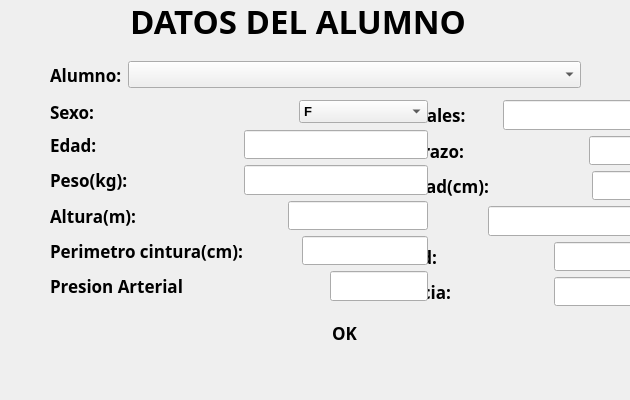
<?xml version="1.0" encoding="UTF-8"?>
<ui version="4.0">
 <class>MainWindow15</class>
 <widget class="QMainWindow" name="MainWindow15">
  <property name="geometry">
   <rect>
    <x>0</x>
    <y>0</y>
    <width>630</width>
    <height>400</height>
   </rect>
  </property>
  <property name="minimumSize">
   <size>
    <width>630</width>
    <height>400</height>
   </size>
  </property>
  <property name="maximumSize">
   <size>
    <width>630</width>
    <height>400</height>
   </size>
  </property>
  <property name="windowTitle">
   <string>Educación Física UO</string>
  </property>
  <property name="windowIcon">
   <iconset>
    <normaloff>:/icons/res/registro2.svg</normaloff>:/icons/res/registro2.svg</iconset>
  </property>
  <property name="styleSheet">
   <string notr="true">QPushButton 
{
	border-radius:5px;
	background-color: &quot;white&quot;;
}

QPushButton:hover { background-color: rgb(200,200,200)}

#centralwidget
{
border-image: url(:/images/fondo.jpg);
}</string>
  </property>
  <widget class="QWidget" name="centralwidget">
   <widget class="QWidget" name="verticalLayoutWidget_3">
    <property name="geometry">
     <rect>
      <x>350</x>
      <y>100</y>
      <width>341</width>
      <height>206</height>
     </rect>
    </property>
    <property name="font">
     <font>
      <family>Ubuntu Condensed</family>
      <pointsize>13</pointsize>
      <weight>75</weight>
      <bold>true</bold>
     </font>
    </property>
    <layout class="QVBoxLayout" name="verticalLayout_4">
     <item>
      <layout class="QHBoxLayout" name="horizontalLayout_7">
       <item>
        <widget class="QLabel" name="label_8">
         <property name="font">
          <font>
           <family>Ubuntu Condensed</family>
           <pointsize>13</pointsize>
           <weight>75</weight>
           <bold>true</bold>
          </font>
         </property>
         <property name="text">
          <string>Abdominales:       </string>
         </property>
        </widget>
       </item>
       <item>
        <widget class="QLineEdit" name="lineEdit_7">
         <property name="font">
          <font>
           <family>Ubuntu Condensed</family>
           <pointsize>13</pointsize>
           <weight>75</weight>
           <bold>true</bold>
          </font>
         </property>
        </widget>
       </item>
      </layout>
     </item>
     <item>
      <layout class="QHBoxLayout" name="horizontalLayout_6">
       <item>
        <widget class="QLabel" name="label_7">
         <property name="font">
          <font>
           <family>Ubuntu Condensed</family>
           <pointsize>13</pointsize>
           <weight>75</weight>
           <bold>true</bold>
          </font>
         </property>
         <property name="text">
          <string>Fuerza Brazo:                           </string>
         </property>
        </widget>
       </item>
       <item>
        <widget class="QLineEdit" name="lineEdit_6">
         <property name="font">
          <font>
           <family>Ubuntu Condensed</family>
           <pointsize>13</pointsize>
           <weight>75</weight>
           <bold>true</bold>
          </font>
         </property>
        </widget>
       </item>
      </layout>
     </item>
     <item>
      <layout class="QHBoxLayout" name="horizontalLayout_5">
       <item>
        <widget class="QLabel" name="label_6">
         <property name="font">
          <font>
           <family>Ubuntu Condensed</family>
           <pointsize>13</pointsize>
           <weight>75</weight>
           <bold>true</bold>
          </font>
         </property>
         <property name="text">
          <string>Flexibilidad(cm):                      </string>
         </property>
        </widget>
       </item>
       <item>
        <widget class="QLineEdit" name="lineEdit_5">
         <property name="font">
          <font>
           <family>Ubuntu Condensed</family>
           <pointsize>13</pointsize>
           <weight>75</weight>
           <bold>true</bold>
          </font>
         </property>
        </widget>
       </item>
      </layout>
     </item>
     <item>
      <layout class="QHBoxLayout" name="horizontalLayout_8">
       <item>
        <widget class="QLabel" name="label_9">
         <property name="font">
          <font>
           <family>Ubuntu Condensed</family>
           <pointsize>13</pointsize>
           <weight>75</weight>
           <bold>true</bold>
          </font>
         </property>
         <property name="text">
          <string>Salto:                   </string>
         </property>
        </widget>
       </item>
       <item>
        <widget class="QLineEdit" name="lineEdit_8">
         <property name="font">
          <font>
           <family>Ubuntu Condensed</family>
           <pointsize>13</pointsize>
           <weight>75</weight>
           <bold>true</bold>
          </font>
         </property>
        </widget>
       </item>
      </layout>
     </item>
     <item>
      <layout class="QHBoxLayout" name="horizontalLayout_9">
       <item>
        <widget class="QLabel" name="label_10">
         <property name="font">
          <font>
           <family>Ubuntu Condensed</family>
           <pointsize>13</pointsize>
           <weight>75</weight>
           <bold>true</bold>
          </font>
         </property>
         <property name="text">
          <string>Velocidad:                         </string>
         </property>
        </widget>
       </item>
       <item>
        <widget class="QLineEdit" name="lineEdit_9">
         <property name="font">
          <font>
           <family>Ubuntu Condensed</family>
           <pointsize>13</pointsize>
           <weight>75</weight>
           <bold>true</bold>
          </font>
         </property>
        </widget>
       </item>
      </layout>
     </item>
     <item>
      <layout class="QHBoxLayout" name="horizontalLayout_10">
       <item>
        <widget class="QLabel" name="label_11">
         <property name="font">
          <font>
           <family>Ubuntu Condensed</family>
           <pointsize>13</pointsize>
           <weight>75</weight>
           <bold>true</bold>
          </font>
         </property>
         <property name="text">
          <string>Resistencia:                      </string>
         </property>
        </widget>
       </item>
       <item>
        <widget class="QLineEdit" name="lineEdit_10">
         <property name="font">
          <font>
           <family>Ubuntu Condensed</family>
           <pointsize>13</pointsize>
           <weight>75</weight>
           <bold>true</bold>
          </font>
         </property>
        </widget>
       </item>
      </layout>
     </item>
    </layout>
   </widget>
   <widget class="QLabel" name="label">
    <property name="geometry">
     <rect>
      <x>130</x>
      <y>0</y>
      <width>351</width>
      <height>41</height>
     </rect>
    </property>
    <property name="font">
     <font>
      <family>Ubuntu Condensed</family>
      <pointsize>25</pointsize>
      <weight>75</weight>
      <bold>true</bold>
     </font>
    </property>
    <property name="text">
     <string>DATOS DEL ALUMNO</string>
    </property>
   </widget>
   <widget class="QWidget" name="verticalLayoutWidget">
    <property name="geometry">
     <rect>
      <x>50</x>
      <y>100</y>
      <width>378</width>
      <height>201</height>
     </rect>
    </property>
    <property name="font">
     <font>
      <family>Ubuntu Condensed</family>
      <pointsize>13</pointsize>
      <weight>75</weight>
      <bold>true</bold>
     </font>
    </property>
    <layout class="QVBoxLayout" name="verticalLayout_2">
     <item>
      <layout class="QHBoxLayout" name="horizontalLayout_11">
       <item>
        <widget class="QLabel" name="label_12">
         <property name="font">
          <font>
           <family>Ubuntu Condensed</family>
           <pointsize>13</pointsize>
           <weight>75</weight>
           <bold>true</bold>
          </font>
         </property>
         <property name="text">
          <string>Sexo:                                             </string>
         </property>
        </widget>
       </item>
       <item>
        <widget class="QComboBox" name="comboBox_2">
         <property name="font">
          <font>
           <family>Arial</family>
           <pointsize>10</pointsize>
           <weight>75</weight>
           <bold>true</bold>
          </font>
         </property>
         <item>
          <property name="text">
           <string>F</string>
          </property>
         </item>
         <item>
          <property name="text">
           <string>M</string>
          </property>
         </item>
        </widget>
       </item>
      </layout>
     </item>
     <item>
      <layout class="QHBoxLayout" name="horizontalLayout_13">
       <item>
        <widget class="QLabel" name="label_13">
         <property name="font">
          <font>
           <family>Ubuntu Condensed</family>
           <pointsize>13</pointsize>
           <weight>75</weight>
           <bold>true</bold>
          </font>
         </property>
         <property name="text">
          <string>Edad:                                </string>
         </property>
        </widget>
       </item>
       <item>
        <widget class="QLineEdit" name="lineEdit_11">
         <property name="font">
          <font>
           <family>Ubuntu Condensed</family>
           <pointsize>13</pointsize>
           <weight>75</weight>
           <bold>true</bold>
          </font>
         </property>
         <property name="text">
          <string/>
         </property>
        </widget>
       </item>
      </layout>
     </item>
     <item>
      <layout class="QHBoxLayout" name="horizontalLayout_2">
       <item>
        <widget class="QLabel" name="label_3">
         <property name="font">
          <font>
           <family>Ubuntu Condensed</family>
           <pointsize>13</pointsize>
           <weight>75</weight>
           <bold>true</bold>
          </font>
         </property>
         <property name="text">
          <string>Peso(kg):                         </string>
         </property>
        </widget>
       </item>
       <item>
        <widget class="QLineEdit" name="lineEdit_2">
         <property name="font">
          <font>
           <family>Ubuntu Condensed</family>
           <pointsize>13</pointsize>
           <weight>75</weight>
           <bold>true</bold>
          </font>
         </property>
        </widget>
       </item>
      </layout>
     </item>
     <item>
      <layout class="QHBoxLayout" name="horizontalLayout_3">
       <item>
        <widget class="QLabel" name="label_4">
         <property name="font">
          <font>
           <family>Ubuntu Condensed</family>
           <pointsize>13</pointsize>
           <weight>75</weight>
           <bold>true</bold>
          </font>
         </property>
         <property name="text">
          <string>Altura(m):                                 </string>
         </property>
        </widget>
       </item>
       <item>
        <widget class="QLineEdit" name="lineEdit_3">
         <property name="font">
          <font>
           <family>Ubuntu Condensed</family>
           <pointsize>13</pointsize>
           <weight>75</weight>
           <bold>true</bold>
          </font>
         </property>
        </widget>
       </item>
      </layout>
     </item>
     <item>
      <layout class="QHBoxLayout" name="horizontalLayout_4">
       <item>
        <widget class="QLabel" name="label_5">
         <property name="font">
          <font>
           <family>Ubuntu Condensed</family>
           <pointsize>13</pointsize>
           <weight>75</weight>
           <bold>true</bold>
          </font>
         </property>
         <property name="text">
          <string>Perimetro cintura(cm):            </string>
         </property>
        </widget>
       </item>
       <item>
        <widget class="QLineEdit" name="lineEdit_4">
         <property name="font">
          <font>
           <family>Ubuntu Condensed</family>
           <pointsize>13</pointsize>
           <weight>75</weight>
           <bold>true</bold>
          </font>
         </property>
        </widget>
       </item>
      </layout>
     </item>
     <item>
      <layout class="QHBoxLayout" name="horizontalLayout_14">
       <item>
        <widget class="QLabel" name="label_14">
         <property name="font">
          <font>
           <family>Ubuntu Condensed</family>
           <pointsize>13</pointsize>
           <weight>75</weight>
           <bold>true</bold>
          </font>
         </property>
         <property name="text">
          <string>Presion Arterial                                </string>
         </property>
        </widget>
       </item>
       <item>
        <widget class="QLineEdit" name="lineEdit_12">
         <property name="font">
          <font>
           <family>Ubuntu Condensed</family>
           <pointsize>13</pointsize>
           <weight>75</weight>
           <bold>true</bold>
          </font>
         </property>
         <property name="text">
          <string/>
         </property>
        </widget>
       </item>
      </layout>
     </item>
    </layout>
   </widget>
   <widget class="QPushButton" name="pushButton">
    <property name="geometry">
     <rect>
      <x>20</x>
      <y>10</y>
      <width>30</width>
      <height>30</height>
     </rect>
    </property>
    <property name="minimumSize">
     <size>
      <width>30</width>
      <height>30</height>
     </size>
    </property>
    <property name="maximumSize">
     <size>
      <width>30</width>
      <height>30</height>
     </size>
    </property>
    <property name="text">
     <string/>
    </property>
    <property name="icon">
     <iconset resource="img.qrc">
      <normaloff>:/imgenes/imgenes/atras - copia.png</normaloff>:/imgenes/imgenes/atras - copia.png</iconset>
    </property>
    <property name="iconSize">
     <size>
      <width>25</width>
      <height>25</height>
     </size>
    </property>
   </widget>
   <widget class="QPushButton" name="pushButton_2">
    <property name="geometry">
     <rect>
      <x>300</x>
      <y>320</y>
      <width>89</width>
      <height>25</height>
     </rect>
    </property>
    <property name="font">
     <font>
      <family>Ubuntu Condensed</family>
      <pointsize>13</pointsize>
      <weight>75</weight>
      <bold>true</bold>
     </font>
    </property>
    <property name="text">
     <string>OK</string>
    </property>
   </widget>
   <widget class="QWidget" name="layoutWidget">
    <property name="geometry">
     <rect>
      <x>50</x>
      <y>60</y>
      <width>531</width>
      <height>30</height>
     </rect>
    </property>
    <layout class="QHBoxLayout" name="horizontalLayout">
     <item>
      <widget class="QLabel" name="label_2">
       <property name="sizePolicy">
        <sizepolicy hsizetype="Fixed" vsizetype="Preferred">
         <horstretch>0</horstretch>
         <verstretch>0</verstretch>
        </sizepolicy>
       </property>
       <property name="font">
        <font>
         <family>Ubuntu Condensed</family>
         <pointsize>13</pointsize>
         <weight>75</weight>
         <bold>true</bold>
        </font>
       </property>
       <property name="text">
        <string>Alumno:</string>
       </property>
      </widget>
     </item>
     <item>
      <widget class="QComboBox" name="comboBox">
       <property name="font">
        <font>
         <pointsize>12</pointsize>
         <weight>75</weight>
         <bold>true</bold>
        </font>
       </property>
      </widget>
     </item>
    </layout>
   </widget>
  </widget>
  <widget class="QMenuBar" name="menubar">
   <property name="geometry">
    <rect>
     <x>0</x>
     <y>0</y>
     <width>630</width>
     <height>21</height>
    </rect>
   </property>
  </widget>
 </widget>
 <tabstops>
  <tabstop>comboBox</tabstop>
  <tabstop>comboBox_2</tabstop>
  <tabstop>lineEdit_11</tabstop>
  <tabstop>lineEdit_2</tabstop>
  <tabstop>lineEdit_3</tabstop>
  <tabstop>lineEdit_4</tabstop>
  <tabstop>lineEdit_12</tabstop>
  <tabstop>lineEdit_7</tabstop>
  <tabstop>lineEdit_6</tabstop>
  <tabstop>lineEdit_5</tabstop>
  <tabstop>lineEdit_8</tabstop>
  <tabstop>lineEdit_9</tabstop>
  <tabstop>lineEdit_10</tabstop>
  <tabstop>pushButton_2</tabstop>
  <tabstop>pushButton</tabstop>
 </tabstops>
 <resources>
  <include location="img.qrc"/>
 </resources>
 <connections/>
</ui>
